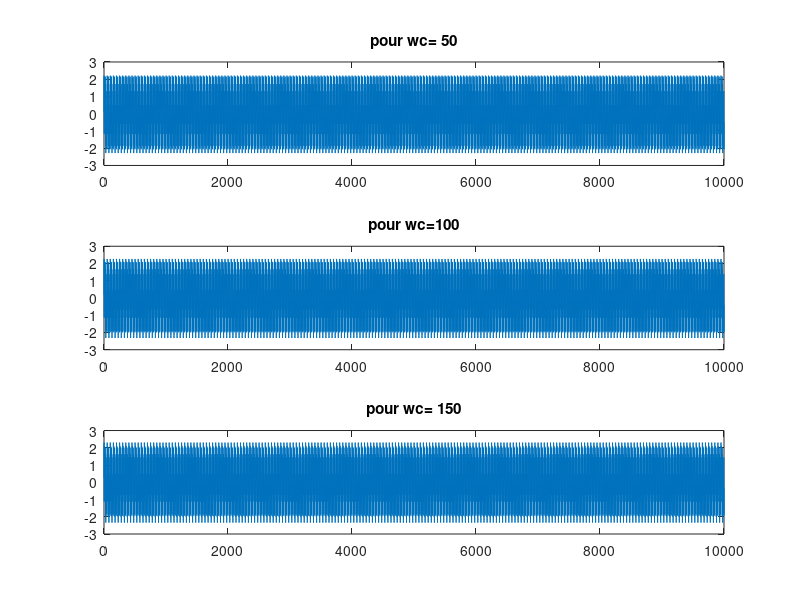

MATLAB code for this plot: (Note: this script raises an error after producing the figure.)
clear all; 
close all; 
clc


% question 1 
% tracer la fonction x(t) 


f1=500;
f2=400;
f3=50;

te=1e-4; 

%l intervalle de temps 

          t=0:te:4-te;

%tracer la function 
% te=5*1e-4
         x=sin(2*pi*f1*t)+sin(2*pi*f2*t)+sin(2*pi*f3*t);
         subplot(2,2,1)
         plot(t,x);
%tracer la transformation de fourier de signale x(t)
        transf=fft(x);
% la frequence 
        N=length(x); 
        fe=1/te;
        f=(0:N-1)*fe/N;
        fshift=(-N/2:N/2-1)*fe/N ;
%tracer transformation avec fftshift 
        subplot(2,2,2)
        plot(fshift,fftshift(abs(transf)));
% Q3-transmitance complexe 
        k=1;
        wc=50;
         wc2=100;
          wc3=150;
        w=2*pi*f;
        H=(k*1j*w/wc )./(1+1j*w/wc);
         H2=(k*1j*w/wc2)./(1+1j*w/wc2);
          H3=(k*1j*w/wc3)./(1+1j*w/wc3);

%diagramme de bode

        G=20*log(abs(H));
        G2=20*log(abs(H2));
        G3=20*log(abs(H3));
        phase=angle(H);
         phase2 = angle(H2);
            phase3 = angle(H3);
       hold on 
       subplot(2,1,1) 
       grid on
      
        semilogx(f,G,'b',f,G2,'r',f,G3,'g');
        ylabel('Gain (dB)')
        xlabel('Frequency (rad/s)')
        title('Bode Diagram')
        subplot(2,1,2) 
        grid on 
        semilogx(f,phase,'b',f,phase2,'r',f,phase3,'g');
         ylabel('Phase (deg)');
         xlabel('Frequency (rad/s)');
%Q4 wc=50 la meilleur choix 
%domaine frequentielle => produit normale
% on remarque deferrence d'amplitude
       y1=transf.*H;
       y2=transf.*H2;
       y3=transf.*H3;
       subplot(1,3,1)
       plot(fshift,fftshift(abs(y1)))
       title('pour wc= 50')
       subplot(1,3,2)
       plot(fshift,fftshift(abs(y2)))
       title('pour wc= 100')
       subplot(1,3,3)
       plot(fshift,fftshift(abs(y3)))
        title('pour wc= 150')
% pour domaine tomporiel
          Y1=ifft(y1);
           Y2=ifft(y2);
            Y3=ifft(y3);
           subplot(3,1,1)
             plot(f,Y1)
             title('pour wc= 50')
           subplot(3,1,2)
             plot(f,Y2)
             title('pour wc=100')
           subplot(3,1,3)
        
             plot(f,Y3)
           title('pour wc= 150')
%

% % % % % % % % % % % % % % % % % % % % % % % % % % 

[music, fs] = audioread('test.wav');
% save('testt.mat', 'y', 'fs');
%load('test.mat');
music = music';
N=length(music);
te = 1/fs;% fs=fe
t = (0:N-1)*te;

f = (0:N-1)*(fs/N);
fshift = (-N/2:N/2-1)*(fs/N);

y_trans = fft(music);
% subplot(3,1,1)
% plot(t,y)
% subplot(3,1,2)
 plot(fshift,fftshift(abs(y_trans)))


% % % % % % % % % % % % % % % % % % % % % % % % % % % 

k = 1;
fc = 5000;
%la transmitance complexe 
h =1./(1+1j*(f/fc).^100);
h_filter = [h(1:floor(N/2)), flip(h(1:floor(N/2)))];

semilogx(f(1:floor(N/2)),abs( h(1:floor(N/2))),'linewidth',1.5)

% %diagramme de bode en fct de la phase 
% P = angle(h);
% P1 = angle(H1);
% P2 = angle(H2);

y_filtr = y_trans(1:end-1).*h_filter;
sig_filtred= ifft(y_filtr,"symmetric");

plot(fshift(1:end-1),fftshift(abs(fft(sig_filtred))))




